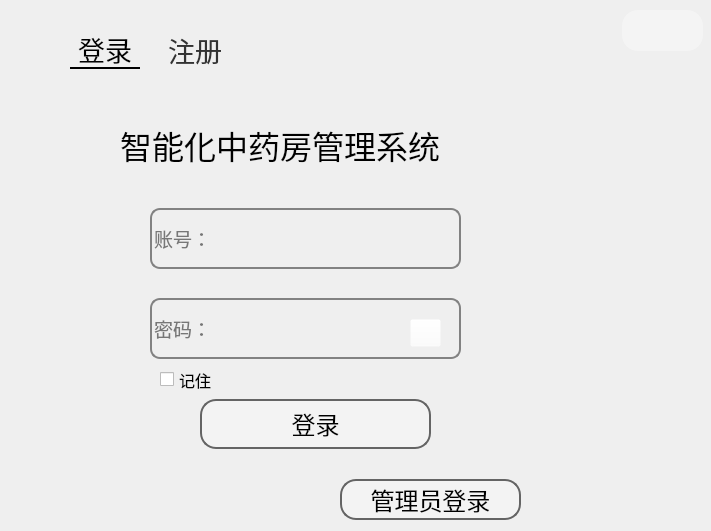
<?xml version="1.0" encoding="UTF-8"?>
<ui version="4.0">
 <class>Form</class>
 <widget class="QWidget" name="Form">
  <property name="geometry">
   <rect>
    <x>0</x>
    <y>0</y>
    <width>711</width>
    <height>531</height>
   </rect>
  </property>
  <property name="sizePolicy">
   <sizepolicy hsizetype="Fixed" vsizetype="Fixed">
    <horstretch>0</horstretch>
    <verstretch>0</verstretch>
   </sizepolicy>
  </property>
  <property name="minimumSize">
   <size>
    <width>485</width>
    <height>412</height>
   </size>
  </property>
  <property name="maximumSize">
   <size>
    <width>711</width>
    <height>531</height>
   </size>
  </property>
  <property name="sizeIncrement">
   <size>
    <width>485</width>
    <height>412</height>
   </size>
  </property>
  <property name="font">
   <font>
    <family>华文隶书</family>
    <pointsize>20</pointsize>
   </font>
  </property>
  <property name="windowTitle">
   <string>智能化中药房管理系统</string>
  </property>
  <property name="windowIcon">
   <iconset>
    <normaloff>C:/Users/Lenovo/.designer/res_img/中药.png</normaloff>C:/Users/Lenovo/.designer/res_img/中药.png</iconset>
  </property>
  <widget class="QTabWidget" name="tabWidget">
   <property name="geometry">
    <rect>
     <x>60</x>
     <y>20</y>
     <width>601</width>
     <height>541</height>
    </rect>
   </property>
   <property name="styleSheet">
    <string notr="true">QTabWidget::pane{
min-width:70px;
min-height:25px;
border-top: 2px ;
}
QTabWidget::tab-bar{padding-top:40px;}
QTabBar::tab {
min-width: 140px;
margin: 10px; 

min-width:70px;

min-height:25px;

color: rgb(50,50,50);

font:28px &quot;华文行楷&quot;;

border: 0px solid;



}

QTabBar::tab:selected{

min-width:70px;

min-height:25px;
color: rgb(0,0,0);

font:30px &quot;华文行楷&quot;;

border: 0px solid;

border-bottom: 2px solid;

border-color: black;

}</string>
   </property>
   <property name="currentIndex">
    <number>0</number>
   </property>
   <widget class="QWidget" name="tab_2">
    <attribute name="title">
     <string>登录</string>
    </attribute>
    <widget class="QLineEdit" name="lineEdit_3">
     <property name="geometry">
      <rect>
       <x>90</x>
       <y>129</y>
       <width>311</width>
       <height>61</height>
      </rect>
     </property>
     <property name="minimumSize">
      <size>
       <width>0</width>
       <height>50</height>
      </size>
     </property>
     <property name="font">
      <font>
       <family>华文行楷</family>
       <pointsize>14</pointsize>
      </font>
     </property>
     <property name="styleSheet">
      <string notr="true">QLineEdit {
   background-color:rgba(0,0,0,0);
   border: 2px solid rgb(130,130,130); /* 设置初始边框为浅白色 */
    border-radius: 10px; /* 设置圆角半径为10px，可根据需要调整 */
   
}

QLineEdit:hover {
    border: 4px solid #606060; /* 鼠标悬停时边框变粗且变为浅黑色 */
}</string>
     </property>
     <property name="placeholderText">
      <string>账号：</string>
     </property>
    </widget>
    <widget class="QLabel" name="label_5">
     <property name="geometry">
      <rect>
       <x>60</x>
       <y>40</y>
       <width>421</width>
       <height>51</height>
      </rect>
     </property>
     <property name="font">
      <font>
       <family>华文行楷</family>
       <pointsize>24</pointsize>
      </font>
     </property>
     <property name="text">
      <string>智能化中药房管理系统</string>
     </property>
    </widget>
    <widget class="QLineEdit" name="lineEdit_2">
     <property name="geometry">
      <rect>
       <x>90</x>
       <y>219</y>
       <width>311</width>
       <height>61</height>
      </rect>
     </property>
     <property name="minimumSize">
      <size>
       <width>0</width>
       <height>50</height>
      </size>
     </property>
     <property name="font">
      <font>
       <family>华文行楷</family>
       <pointsize>14</pointsize>
      </font>
     </property>
     <property name="styleSheet">
      <string notr="true">QLineEdit {
background-color:rgba(0,0,0,0);
    border: 2px solid rgb(130,130,130); /* 设置初始边框为浅白色 */
    border-radius: 10px; /* 设置圆角半径为10px，可根据需要调整 */
}

QLineEdit:hover {
    border: 4px solid #606060; /* 鼠标悬停时边框变粗且变为浅黑色 */
}</string>
     </property>
     <property name="text">
      <string/>
     </property>
     <property name="echoMode">
      <enum>QLineEdit::Password</enum>
     </property>
     <property name="placeholderText">
      <string>密码：</string>
     </property>
    </widget>
    <widget class="QPushButton" name="btn_manager">
     <property name="geometry">
      <rect>
       <x>280</x>
       <y>400</y>
       <width>181</width>
       <height>41</height>
      </rect>
     </property>
     <property name="font">
      <font>
       <family>华文行楷</family>
       <pointsize>18</pointsize>
       <weight>50</weight>
       <italic>false</italic>
       <bold>false</bold>
      </font>
     </property>
     <property name="styleSheet">
      <string notr="true">QPushButton{
    font: 18pt &quot;华文行楷&quot;;
    background: rgba(255, 255, 255, 60);
    color: black;
    border-radius: 16px;
    font-family: 华文行楷;
    border: 2px solid rgb(100,100,100); /* 新增代码 */
}

QPushButton:hover{                    
    background: rgba(0, 0, 0, 100);
}

QPushButton:pressed{
    background: darkgray;
}</string>
     </property>
     <property name="text">
      <string>管理员登录</string>
     </property>
    </widget>
    <widget class="QPushButton" name="btn_login">
     <property name="geometry">
      <rect>
       <x>140</x>
       <y>320</y>
       <width>231</width>
       <height>50</height>
      </rect>
     </property>
     <property name="sizePolicy">
      <sizepolicy hsizetype="Fixed" vsizetype="Fixed">
       <horstretch>0</horstretch>
       <verstretch>0</verstretch>
      </sizepolicy>
     </property>
     <property name="minimumSize">
      <size>
       <width>50</width>
       <height>45</height>
      </size>
     </property>
     <property name="font">
      <font>
       <family>华文行楷</family>
       <pointsize>18</pointsize>
       <weight>50</weight>
       <italic>false</italic>
       <bold>false</bold>
      </font>
     </property>
     <property name="styleSheet">
      <string notr="true">QPushButton{
    font: 18pt &quot;华文行楷&quot;;
    background: rgba(255, 255, 255, 60);
    color: black;
    border-radius: 16px;
    font-family: 华文行楷;
    border: 2px solid rgb(100,100,100); /* 新增代码 */
}

QPushButton:hover{                    
    background: rgba(0, 0, 0, 100);
}

QPushButton:pressed{
    background: darkgray;
}</string>
     </property>
     <property name="text">
      <string>登录</string>
     </property>
     <property name="checkable">
      <bool>false</bool>
     </property>
    </widget>
    <widget class="QPushButton" name="pushButton">
     <property name="geometry">
      <rect>
       <x>350</x>
       <y>240</y>
       <width>31</width>
       <height>28</height>
      </rect>
     </property>
     <property name="styleSheet">
      <string notr="true">QPushButton{
    font: 18pt &quot;华文行楷&quot;;
    background: rgba(255, 255, 255, 0);
    color: black;
}

QPushButton:hover{                    
    background: rgba(0, 0, 0, 100);
}

QPushButton:pressed{
    background: darkgray;
}</string>
     </property>
     <property name="text">
      <string/>
     </property>
    </widget>
    <widget class="QCheckBox" name="checkBox">
     <property name="geometry">
      <rect>
       <x>100</x>
       <y>290</y>
       <width>71</width>
       <height>21</height>
      </rect>
     </property>
     <property name="font">
      <font>
       <family>华文行楷</family>
       <pointsize>12</pointsize>
      </font>
     </property>
     <property name="text">
      <string>记住</string>
     </property>
    </widget>
   </widget>
   <widget class="QWidget" name="tab">
    <attribute name="title">
     <string>注册</string>
    </attribute>
    <widget class="QLineEdit" name="lineEdit_6">
     <property name="geometry">
      <rect>
       <x>10</x>
       <y>270</y>
       <width>271</width>
       <height>50</height>
      </rect>
     </property>
     <property name="minimumSize">
      <size>
       <width>0</width>
       <height>50</height>
      </size>
     </property>
     <property name="font">
      <font>
       <family>华文行楷</family>
       <pointsize>14</pointsize>
      </font>
     </property>
     <property name="styleSheet">
      <string notr="true">QLineEdit {
background-color:rgba(0,0,0,0);
    border: 2px solid rgb(130,130,130); /* 设置初始边框为浅白色 */
    border-radius: 10px; /* 设置圆角半径为10px，可根据需要调整 */
}

QLineEdit:hover {
    border: 4px solid #606060; /* 鼠标悬停时边框变粗且变为浅黑色 */
}</string>
     </property>
     <property name="placeholderText">
      <string>账号：</string>
     </property>
    </widget>
    <widget class="QPushButton" name="btn_login_2">
     <property name="geometry">
      <rect>
       <x>330</x>
       <y>340</y>
       <width>93</width>
       <height>50</height>
      </rect>
     </property>
     <property name="sizePolicy">
      <sizepolicy hsizetype="Fixed" vsizetype="Fixed">
       <horstretch>0</horstretch>
       <verstretch>0</verstretch>
      </sizepolicy>
     </property>
     <property name="minimumSize">
      <size>
       <width>50</width>
       <height>45</height>
      </size>
     </property>
     <property name="font">
      <font>
       <family>华文行楷</family>
       <pointsize>18</pointsize>
       <weight>50</weight>
       <italic>false</italic>
       <bold>false</bold>
      </font>
     </property>
     <property name="styleSheet">
      <string notr="true">QPushButton{
    font: 18pt &quot;华文行楷&quot;;
    background: rgba(255, 255, 255, 60);
    color: black;
    border-radius: 16px;
    font-family: 华文行楷;
    border: 2px solid rgb(100,100,100); /* 新增代码 */
}

QPushButton:hover{                    
    background: rgba(0, 0, 0, 100);
}

QPushButton:pressed{
    background: darkgray;
}</string>
     </property>
     <property name="text">
      <string>注册</string>
     </property>
     <property name="checkable">
      <bool>false</bool>
     </property>
    </widget>
    <widget class="QLineEdit" name="lineEdit_7">
     <property name="geometry">
      <rect>
       <x>10</x>
       <y>120</y>
       <width>271</width>
       <height>50</height>
      </rect>
     </property>
     <property name="minimumSize">
      <size>
       <width>0</width>
       <height>50</height>
      </size>
     </property>
     <property name="font">
      <font>
       <family>华文行楷</family>
       <pointsize>14</pointsize>
      </font>
     </property>
     <property name="styleSheet">
      <string notr="true">QLineEdit {
background-color:rgba(0,0,0,0);
    border: 2px solid rgb(130,130,130); /* 设置初始边框为浅白色 */
    border-radius: 10px; /* 设置圆角半径为10px，可根据需要调整 */
}

QLineEdit:hover {
    border: 4px solid #606060; /* 鼠标悬停时边框变粗且变为浅黑色 */
}</string>
     </property>
     <property name="placeholderText">
      <string>手机号：</string>
     </property>
    </widget>
    <widget class="QLineEdit" name="lineEdit_8">
     <property name="geometry">
      <rect>
       <x>10</x>
       <y>340</y>
       <width>271</width>
       <height>50</height>
      </rect>
     </property>
     <property name="minimumSize">
      <size>
       <width>0</width>
       <height>50</height>
      </size>
     </property>
     <property name="font">
      <font>
       <family>华文行楷</family>
       <pointsize>14</pointsize>
      </font>
     </property>
     <property name="styleSheet">
      <string notr="true">QLineEdit {
background-color:rgba(0,0,0,0);
    border: 2px solid rgb(130,130,130); /* 设置初始边框为浅白色 */
    border-radius: 10px; /* 设置圆角半径为10px，可根据需要调整 */
}

QLineEdit:hover {
    border: 4px solid #606060; /* 鼠标悬停时边框变粗且变为浅黑色 */
}</string>
     </property>
     <property name="placeholderText">
      <string>密码：</string>
     </property>
    </widget>
    <widget class="QRadioButton" name="radioButton_3">
     <property name="geometry">
      <rect>
       <x>420</x>
       <y>60</y>
       <width>71</width>
       <height>31</height>
      </rect>
     </property>
     <property name="font">
      <font>
       <family>华文行楷</family>
       <pointsize>16</pointsize>
      </font>
     </property>
     <property name="text">
      <string>男</string>
     </property>
    </widget>
    <widget class="QRadioButton" name="radioButton_4">
     <property name="geometry">
      <rect>
       <x>500</x>
       <y>60</y>
       <width>71</width>
       <height>31</height>
      </rect>
     </property>
     <property name="font">
      <font>
       <family>华文行楷</family>
       <pointsize>16</pointsize>
      </font>
     </property>
     <property name="text">
      <string>女</string>
     </property>
    </widget>
    <widget class="QLabel" name="label_75">
     <property name="geometry">
      <rect>
       <x>330</x>
       <y>60</y>
       <width>60</width>
       <height>32</height>
      </rect>
     </property>
     <property name="font">
      <font>
       <family>华文行楷</family>
       <pointsize>18</pointsize>
      </font>
     </property>
     <property name="text">
      <string>性别</string>
     </property>
    </widget>
    <widget class="QLineEdit" name="lineEdit_11">
     <property name="geometry">
      <rect>
       <x>310</x>
       <y>120</y>
       <width>271</width>
       <height>50</height>
      </rect>
     </property>
     <property name="minimumSize">
      <size>
       <width>0</width>
       <height>50</height>
      </size>
     </property>
     <property name="font">
      <font>
       <family>华文行楷</family>
       <pointsize>14</pointsize>
      </font>
     </property>
     <property name="styleSheet">
      <string notr="true">QLineEdit {
background-color:rgba(0,0,0,0);
    border: 2px solid rgb(130,130,130); /* 设置初始边框为浅白色 */
    border-radius: 10px; /* 设置圆角半径为10px，可根据需要调整 */
}

QLineEdit:hover {
    border: 4px solid #606060; /* 鼠标悬停时边框变粗且变为浅黑色 */
}</string>
     </property>
     <property name="placeholderText">
      <string>备注：</string>
     </property>
    </widget>
    <widget class="QLineEdit" name="lineEdit_12">
     <property name="geometry">
      <rect>
       <x>10</x>
       <y>50</y>
       <width>271</width>
       <height>50</height>
      </rect>
     </property>
     <property name="minimumSize">
      <size>
       <width>0</width>
       <height>50</height>
      </size>
     </property>
     <property name="font">
      <font>
       <family>华文行楷</family>
       <pointsize>14</pointsize>
      </font>
     </property>
     <property name="styleSheet">
      <string notr="true">QLineEdit {
background-color:rgba(0,0,0,0);
    border: 2px solid rgb(130,130,130); /* 设置初始边框为浅白色 */
    border-radius: 10px; /* 设置圆角半径为10px，可根据需要调整 */
}

QLineEdit:hover {
    border: 4px solid #606060; /* 鼠标悬停时边框变粗且变为浅黑色 */
}</string>
     </property>
     <property name="placeholderText">
      <string>姓名</string>
     </property>
    </widget>
   </widget>
  </widget>
  <widget class="QPushButton" name="pushButton_3">
   <property name="geometry">
    <rect>
     <x>622</x>
     <y>10</y>
     <width>81</width>
     <height>41</height>
    </rect>
   </property>
   <property name="styleSheet">
    <string notr="true">QPushButton{
    font: 18pt &quot;华文行楷&quot;;
    background: rgba(255, 255, 255,80);
    color: black;
    border-radius: 16px;
    font-family: 华文行楷;
}

QPushButton:hover{                    
    background: rgba(0, 0, 0, 100);
}

QPushButton:pressed{
    background: darkgray;
}</string>
   </property>
   <property name="text">
    <string/>
   </property>
   <property name="icon">
    <iconset>
     <normaloff>C:/Users/Lenovo/.designer/res_img/退出.png</normaloff>C:/Users/Lenovo/.designer/res_img/退出.png</iconset>
   </property>
  </widget>
  <widget class="QLabel" name="label_4">
   <property name="geometry">
    <rect>
     <x>0</x>
     <y>0</y>
     <width>711</width>
     <height>531</height>
    </rect>
   </property>
   <property name="styleSheet">
    <string notr="true">border-radius: 20px;
 </string>
   </property>
   <property name="text">
    <string/>
   </property>
   <property name="pixmap">
    <pixmap>C:/Users/Lenovo/.designer/res_img/山水.jpeg</pixmap>
   </property>
   <property name="scaledContents">
    <bool>true</bool>
   </property>
  </widget>
  <zorder>label_4</zorder>
  <zorder>tabWidget</zorder>
  <zorder>pushButton_3</zorder>
 </widget>
 <resources/>
 <connections/>
</ui>
